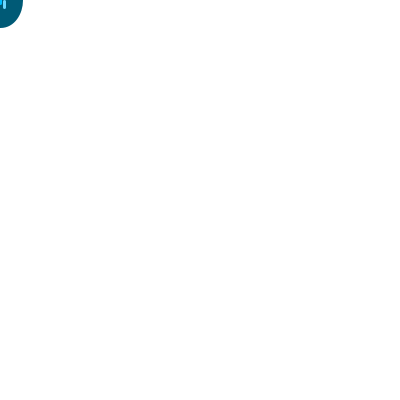
Frame 1 (no input)
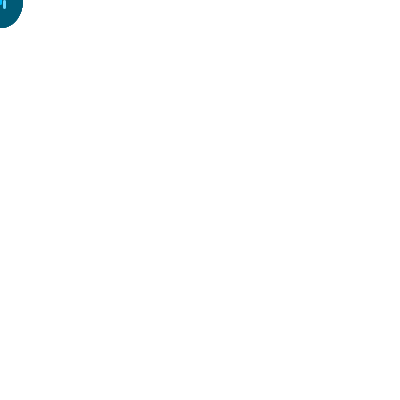
Frame 60 (the mouse pressed at the canvas centre just before this capture)
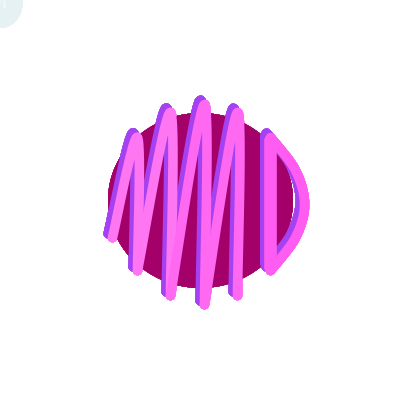
Frame 120 (the mouse held since frame 60 and released just before this capture)

The Processing sketch that drew these frames (run headless with seeded random() and noise(); from frame 60 on, the mouse is pressed at the canvas centre):

// Processing sketch: processing_50688
// ── processing_50688.pde

//Melanie Danver 
//copyright 2012 mdanver

//r, g, b, is the color blue in the background of the letters
float r, g, b;

void setup()
{
size(400,400);
background(255,255,255);
smooth();
r = 0;
g = 189;
b = 255;
}

void draw()
{
 // drawMelanie(100,100,200,200);
  //drawMelanie(200,200,300,300);
  drawMelanie(mouseX, mouseY,pmouseX,pmouseY);

}

void mousePressed()
{r = random(255);
g = random(255);
b= random(255);
}
  

void drawMelanie(float x, float y, float wd, float ht)
{noStroke();
fill(255,10);
  rect(0,0,width,height);
  
  strokeWeight(15);
stroke(r,g-99,b-137);
  fill(r,g-99,b-137);
  ellipse(x,y,wd-30,ht-40);
  strokeWeight(abs(.05*((wd+ht)/2)));
  noFill();
stroke(r,g,b);
//Melanie
beginShape();
curveVertex( x-(11/24.0*wd), y+(1/6.0)*ht);  //6
curveVertex( x-(11/24.0*wd), y+(1/6.0)*ht);  //6
curveVertex(x-(1/3.0)*wd,y-(1/3.0)*ht);//3
curveVertex(x-(1/3.0)*wd,y+(1/3.0)*ht); // 7
curveVertex(x-(1/3.0)*wd,y+(1/3.0)*ht); // 7
endShape();
beginShape();
curveVertex(x-(1/3.0)*wd,y+(1/3.0)*ht); // 7
curveVertex(x-(1/3.0)*wd,y+(1/3.0)*ht); // 7
curveVertex(x-(1/6.0)*wd,y-(11/24.0)*ht);//2
curveVertex(x-(1/6.0)*wd,y+(11/24.0)*ht);  //8
curveVertex(x-(1/6.0)*wd,y+(11/24.0)*ht);  //8
endShape();
//Marie
beginShape();
curveVertex(x-(1/6.0)*wd,y+(11/24.0)*ht);  //8
curveVertex(x-(1/6.0)*wd,y+(11/24.0)*ht);  //8
curveVertex(x,y-.5*ht);
curveVertex(x,y+.5*ht); //9
curveVertex(x,y+.5*ht); //9
endShape();
beginShape();
curveVertex(x,y+.5*ht); //9
curveVertex(x,y+.5*ht); //9
curveVertex(x+(1/6.0)*wd,y-(11/24.0)*ht); //16
curveVertex(x+(1/6.0)*wd,y+(11/24.0)*ht);  //10
curveVertex(x+(1/6.0)*wd,y+(11/24.0)*ht);  //10
endShape();
//Danver
beginShape();
curveVertex(x+(1/3.0)*wd,y+(1/3.0)*ht); //11
curveVertex(x+(1/3.0)*wd,y+(1/3.0)*ht); //11
curveVertex( x+(11/24.0*wd), y+(1/6.0)*ht); //12
curveVertex(x+.5*wd,y); //13
curveVertex( x+(11/24.0*wd), y-(1/6.0)*ht); //14
curveVertex(x+(1/3.0)*wd,y-(1/3.0)*ht); //15
curveVertex(x+(1/3.0)*wd,y-(1/3.0)*ht); //15
endShape();
strokeWeight(abs((.05*((wd+ht)/2))+3));
line(x+(1/3.0)*wd,y+(1/3.0)*ht-3,x+(1/3.0)*wd,y-(1/3.0)*ht+3);

//shaded blue shadowing
noFill();
translate(4,4);
stroke(r+201,g+52,b);
strokeWeight(abs(.048*((wd+ht)/2)));
//Melanie
beginShape();
curveVertex( x-(11/24.0*wd), y+(1/6.0)*ht);  //6
curveVertex( x-(11/24.0*wd), y+(1/6.0)*ht);  //6
curveVertex(x-(1/3.0)*wd,y-(1/3.0)*ht);//3
curveVertex(x-(1/3.0)*wd,y+(1/3.0)*ht); // 7
curveVertex(x-(1/3.0)*wd,y+(1/3.0)*ht); // 7
endShape();
beginShape();
curveVertex(x-(1/3.0)*wd,y+(1/3.0)*ht); // 7
curveVertex(x-(1/3.0)*wd,y+(1/3.0)*ht); // 7
curveVertex(x-(1/6.0)*wd,y-(11/24.0)*ht);//2
curveVertex(x-(1/6.0)*wd,y+(11/24.0)*ht);  //8
curveVertex(x-(1/6.0)*wd,y+(11/24.0)*ht);  //8
endShape();
// Marie
stroke(r+152,g+39,b);
beginShape();
curveVertex(x-(1/6.0)*wd,y+(11/24.0)*ht);  //8
curveVertex(x-(1/6.0)*wd,y+(11/24.0)*ht);  //8
curveVertex(x,y-.5*ht);
curveVertex(x,y+.5*ht); //9
curveVertex(x,y+.5*ht); //9
endShape();
beginShape();
curveVertex(x,y+.5*ht); //9
curveVertex(x,y+.5*ht); //9
curveVertex(x+(1/6.0)*wd,y-(11/24.0)*ht); //16
curveVertex(x+(1/6.0)*wd,y+(11/24.0)*ht);  //10
curveVertex(x+(1/6.0)*wd,y+(11/24.0)*ht);  //10
endShape();
// Danver
stroke(r+108,g+26,b);
beginShape();
curveVertex(x+(1/3.0)*wd,y+(1/3.0)*ht); //11
curveVertex(x+(1/3.0)*wd,y+(1/3.0)*ht); //11
curveVertex( x+(11/24.0*wd), y+(1/6.0)*ht); //12
curveVertex(x+.5*wd,y); //13
curveVertex( x+(11/24.0*wd), y-(1/6.0)*ht); //14
curveVertex(x+(1/3.0)*wd,y-(1/3.0)*ht); //15
curveVertex(x+(1/3.0)*wd,y-(1/3.0)*ht); //15
endShape();
strokeWeight(abs(.048*((wd+ht)/2)+3));
line(x+(1/3.0)*wd,y+(1/3.0)*ht-3,x+(1/3.0)*wd,y-(1/3.0)*ht+3);
}
